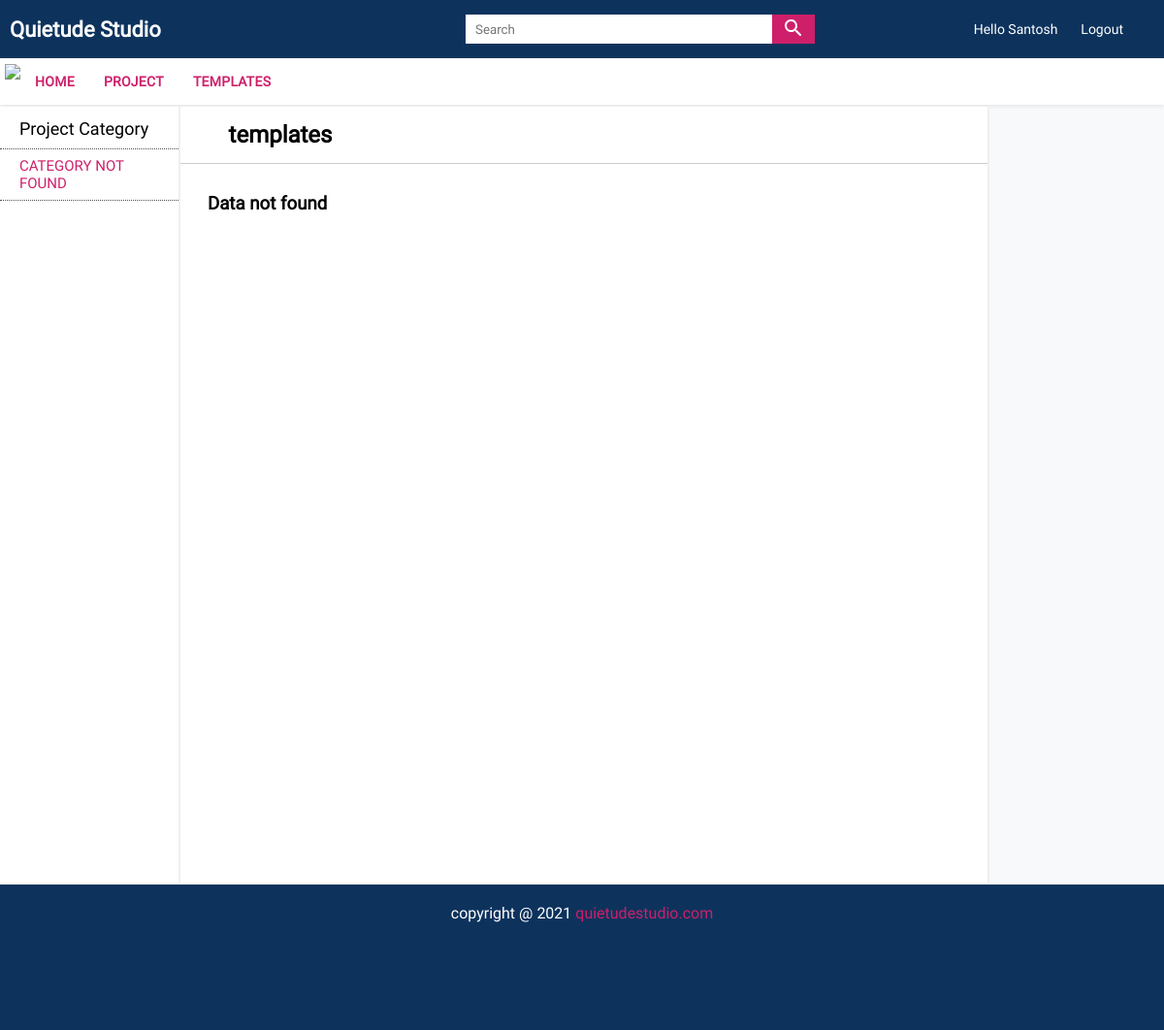
The page /templates (signed in) on the database its author committed.
### tables this page shows
CREATE TABLE `menus` (
  `menu_id` int(11) NOT NULL,
  `menu_name` varchar(100) NOT NULL,
  `menu_slug` varchar(100) NOT NULL,
  `menu_status` tinyint(4) NOT NULL DEFAULT 1,
  `menu_count` varchar(100) NOT NULL
);

### admin/config.inc.php (called while the page is built, shortened)
<?php
 $baseUrl = "http://localhost/quietude";
?>

### admin/functions.inc.php (called while the page is built, shortened)
<?php
function validate_data($conn,$data){
    $data = trim($data);
    $data = mysqli_real_escape_string($conn,$data);
    $data = htmlentities($data);
    return $data;
}
  function select($conn,$table1,$table2="",$col1="",$col2="",$order="",$where="",$nameCond="",$offset="",$limit=""){
    $query = "SELECT * FROM $table1";
    if(!empty($table2)){
        $query .= " JOIN $table2 ON $table1.$col1 = $table2.$col2";
    }
    if(!empty($where)){
        $query .= " WHERE $where = $nameCond";
    }
    if(!empty($order)){
        $query .= " ORDER BY $order DESC";
    }
    $selectQuery = mysqli_query($conn,$query) or die("Select data query failed");
    return $selectQuery;
}
?>

### index.php (the view)
<?php
 require_once("header.inc.php");
?>
<div class="wrapper">
    <div class="MainContent">
   <?php require_once("left-sidebar.inc.php"); ?>
   <?php
      if(isset($_GET['menuId'])){
            $menuId = validate_data($conn,$_GET['menuId']);
          if(isset($_GET['cateId'])){
            $cateId = validate_data($conn,$_GET['cateId']);
            $select = select($conn,"categories","","","","","category_slug","'$cateId'","","");
            $heading = mysqli_fetch_assoc($select);
            $heading2 = $heading['category_name'];
          }else{
            $select = select($conn,"menus","","","","","menu_slug","'$menuId'","","");
            $heading = mysqli_fetch_assoc($select);
            $heading2 = $heading['menu_name'];
          }
      }else{
            $heading2 = "Download Projects";
      }
    ?>
    <section class="ContentSection">
        <h1 class="TopicHeading"><?php echo $heading2; ?></h1>
        <article class="content">
          <?php
            if(isset($_GET['menuId'])){
                  $menuId = validate_data($conn,$_GET['menuId']);
                  if(isset($_GET['cateId'])){
                    $cateId = validate_data($conn,$_GET['cateId']);
                    displayProjects($conn,"post_cate","'$cateId'","","");
                  }else{
                    displayProjects($conn,"post_menu","'$menuId'","","");
                  }
            }else{
                displayProjects($conn,"post_menu","'project'","","");
            }
          ?>
        </article>
    </section>
    </div>
    <?php require_once("right-sidebar.inc.php"); ?>
    <?php require_once("footer.inc.php"); ?>

### header.inc.php (shortened to what this page needs)
<?php
  require_once("admin/config.inc.php");
  require_once("admin/functions.inc.php");
  require_once("functions.php");
   ?>
<!DOCTYPE html>
<html lang="en">
<head>
    <link rel="stylesheet" href="css/common.css">
    <link rel="stylesheet" href="css/main.css">
    <link rel="stylesheet" href="css/responsive.css">
    <link rel="stylesheet" href="https://stackpath.bootstrapcdn.com/font-awesome/4.7.0/css/font-awesome.min.css">
</head>
<body>
    <header class="header">
        <div class="HeaderLogo"><a href="<?php echo $baseUrl; ?>">Quietude Studio</a></div>
        <div class="SearchBar">
            <form action="search.php">
                <div class="InputBox">
                    <input type="search" name="s" placeholder="Search" autocomplete="off">
                    <button type="submit"><img src="icons\search_white_24dp.svg"></button>
                </div>
            </form>
        </div>
        <div class="UserJoinBox">
            <?php
              if(isset($_SESSION['LOGIN_EMAIL'])){
                 echo '<a href="javascript:void(0)" class="LoginBtn">Hello '.$_SESSION['LOGIN_FNAME'].'</a>
                       <a href="timeout.php" class="SignupBtn">Logout</a>';
              }else{
                echo '<a href="login.php" class="LoginBtn">Login</a>
                      <a href="registration.php" class="SignupBtn">Signup</a>';
              }
            ?>
        </div>
    </header>
<nav class="navigation">
    <ul class="NavItems">
        <span class="CloseNave"><img src="icons\close_white_24dp.svg"></span>
        <li><a href="<?php echo $baseUrl; ?>">Home</a></li>
        <?php
          $select = select($conn,"menus","","","","","","","","");
          if(mysqli_num_rows($select)>0){
              while($rows = mysqli_fetch_assoc($select)){
                  echo '<li><a href="'.$rows['menu_slug'].'">'.$rows['menu_name'].'</a></li>';
              }
          }
        ?>
    </ul>
</nav>

### css/common.css (style rules this page uses)
:root { --PinkColor: #CE1F6A !important; --BlueColor: #3B14A7 !important; --YellowColor: #FA9905 !important; --BlackColor: #3C2C3E !important; --DarkBlueColor: #0D335D !important; --LightBlackColor: #4d4d4d !important; --LightColor: #f8f9fa !important; --shadow: 0 0.2rem 0.3rem rgba(0, 0, 0, 0.384) !important; --shadow-sm: 0 0.125rem 0.25rem rgba(0, 0, 0, 0.075) !important; --shadow-lg: 0 1rem 3rem rgba(0, 0, 0, 0.175) !important; --shadow-none: none !important; }

### css/main.css (style rules this page uses)
* { font-family: RobotoRegular; padding: 0; margin: 0; box-sizing: border-box; }
body { background-color: var(--LightColor); }
.header { background-color: var(--DarkBlueColor); display: flex; justify-content: space-between; align-items: center; min-height: 60px; width: 100%; }
.HeaderLogo { width: 40%; }
.HeaderLogo a { font-size: 22px; color: #fff; text-decoration: none; font-weight: bold; margin-left: 10px; }
.SearchBar { width: 30%; }
.InputBox { background-color: #fff; height: 30px; display: flex; }
.InputBox input { width: 100%; border: 0; outline: none; padding-left: 10px; }
.InputBox button { border: 0; outline: none; background-color: var(--PinkColor); padding: 0 10px; cursor: pointer; }
.UserJoinBox { width: 30%; display: flex; justify-content: flex-end; padding-right: 30px; }
.UserJoinBox a { display: block; text-decoration: none; color: #ffff; margin: 0 8px; font-size: 14px; padding: 4px; }
.navigation { background-color: #fff; box-shadow: var(--shadow-sm); width: 100%; display: flex; justify-content: flex-start; align-items: center; z-index: 1000; height: 48px; }
.navigation ul { list-style: none; display: flex; margin-left: 5px; padding: 5px 0; }
.navigation ul li a { display: block; padding: 10px; text-decoration: none; margin: 0 5px; text-transform: uppercase; font-size: 14px; font-weight: bold; letter-spacing: 0.02em; color: var(--PinkColor); }
.wrapper { display: flex; }
.MainContent { display: flex; width: 85%; }
.ContentSection { width: 82%; background-color: #ffff; margin: 2px 0; min-height: 100vh; border-left: 2px solid #eeee; border-right: 2px solid #eeee; }
.TopicHeading { border-bottom: 1px solid #4444; padding: 15px 50px; }
.content { width: 98%; margin: 10px auto; padding: 20px; display: grid; grid-template-columns: repeat(3,1fr); grid-gap: 30px; }

### rows shown on the page
menus: menu_name "PROJECT"
menus: menu_name "TEMPLATES", menu_name "templates"

### other values the page prints
$_SESSION['LOGIN_FNAME'] "Santosh"
